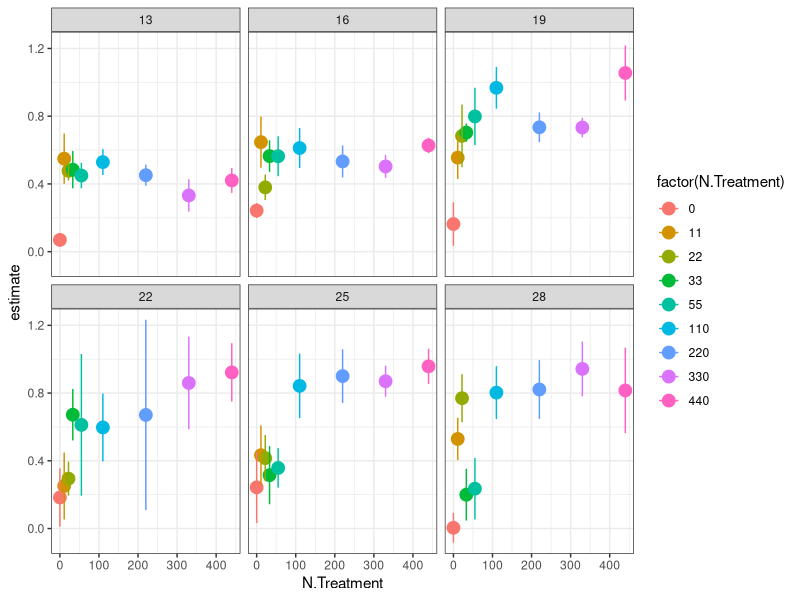

Write R code to recreate this figure. (Note: this script raises an error after producing the figure.)
library(tidyverse)
library(broom)
library(minpack.lm)
library(purrr)
library(stringr)

TT <- read_csv("data/monod_data/TT_15_08_24.csv")

#take raw data, add actual N concentrations
TTN<- TT %>% 	
  filter(N.Treatment!=5 | Temperature!=28 | MINUTE!=22) %>% 
  mutate(day = Hours.since.Innoc/24) %>% 
  mutate(N.Treatment = str_replace(N.Treatment, "1", "11")) %>%
  mutate(N.Treatment = str_replace(N.Treatment, "2", "22")) %>% 
  mutate(N.Treatment = str_replace(N.Treatment, "3", "33")) %>%
  mutate(N.Treatment = str_replace(N.Treatment, "4", "55")) %>%
  mutate(N.Treatment = str_replace(N.Treatment, "5", "110")) %>%
  mutate(N.Treatment = str_replace(N.Treatment, "6", "220")) %>%
  mutate(N.Treatment = str_replace(N.Treatment, "7", "330")) %>%
  mutate(N.Treatment = str_replace(N.Treatment, "8", "440")) %>%  
  mutate(N.Treatment = str_replace(N.Treatment, "1105", "55")) %>% 
  mutate(N.Treatment = as.numeric(N.Treatment))

#filter out data where K seems to have been reached beyond the variability expected by noise (quite arbitrary)
TTfiltered<- TT %>% 
	mutate(day = Hours.since.Innoc/24) %>% 
  filter(N.Treatment!=5 | Temperature!=28 | MINUTE!=22) %>% 
	filter( Temperature == 13 & N.Treatment == 8 |
	          Temperature == 13 & N.Treatment == 7 |
	          Temperature == 13 & N.Treatment == 6 | 
	          Temperature == 13 & N.Treatment == 5 |
	          Temperature == 13 & N.Treatment == 4 |
	          Temperature == 13 & N.Treatment == 3 |
	          Temperature == 13 & N.Treatment == 2 |
	          Temperature == 13 & N.Treatment == 1 & day<6 |
	          Temperature == 13 & N.Treatment == 0 & day>0.5|
	        Temperature == 16 & N.Treatment == 8 |
				 	Temperature == 16 & N.Treatment == 7 |
				 	Temperature == 16 & N.Treatment == 6 | 
				 	Temperature == 16 & N.Treatment == 5 & day<6.5 |
				 	Temperature == 16 & N.Treatment == 4 & day<6 |
				 	Temperature == 16 & N.Treatment == 3 |
				 	Temperature == 16 & N.Treatment == 2 |
				 	Temperature == 16 & N.Treatment == 1 & day<6 |
				 	Temperature == 16 & N.Treatment == 0 |
						Temperature == 19 & N.Treatment == 8  |
						Temperature == 19 & N.Treatment == 7  |
						Temperature == 19 & N.Treatment == 6 | 
						Temperature == 19 & N.Treatment == 5 |
						Temperature == 19 & N.Treatment == 4 |
						Temperature == 19 & N.Treatment == 3 |
						Temperature == 19 & N.Treatment == 2 |
						Temperature == 19 & N.Treatment == 1 |
						Temperature == 19 & N.Treatment == 0 & day>0.5|
					Temperature == 22 & N.Treatment == 8 | 
					Temperature == 22 & N.Treatment == 7 |
					Temperature == 22 & N.Treatment == 6 & day<4.5| 
					Temperature == 22 & N.Treatment == 5 & day<4.5|
					Temperature == 22 & N.Treatment == 4 & day<4.5|
					Temperature == 22 & N.Treatment == 3 & day<4.5|
					Temperature == 22 & N.Treatment == 2 |
					Temperature == 22 & N.Treatment == 1 |
					Temperature == 22 & N.Treatment == 0 | 		
						  Temperature == 25 & N.Treatment == 8 |
						  Temperature == 25 & N.Treatment == 7 |
						  Temperature == 25 & N.Treatment == 6 & day<4.5| 
						  Temperature == 25 & N.Treatment == 5 & day<4.5|
						  Temperature == 25 & N.Treatment == 4 & day<4.5 |
						  Temperature == 25 & N.Treatment == 3 & day<4.5 |
						  Temperature == 25 & N.Treatment == 2 |
						  Temperature == 25 & N.Treatment == 1 |
						  Temperature == 25 & N.Treatment == 0 | 		
								Temperature == 28 & N.Treatment == 8 |
								Temperature == 28 & N.Treatment == 7 |
								Temperature == 28 & N.Treatment == 6 | 
								Temperature == 28 & N.Treatment == 5 |
								Temperature == 28 & N.Treatment == 4 & day<4.5 |
								Temperature == 28 & N.Treatment == 3 & day<4.5 |
								Temperature == 28 & N.Treatment == 2 |
								Temperature == 28 & N.Treatment == 1 |
								Temperature == 28 & N.Treatment == 0 ) 


#take filtered data, add actual N concentrations, plot monod curves
TTfilteredN<- TTfiltered %>% 	
	mutate(N.Treatment = str_replace(N.Treatment, "1", "11")) %>%
	mutate(N.Treatment = str_replace(N.Treatment, "2", "22")) %>% 
	mutate(N.Treatment = str_replace(N.Treatment, "3", "33")) %>%
	mutate(N.Treatment = str_replace(N.Treatment, "4", "55")) %>%
	mutate(N.Treatment = str_replace(N.Treatment, "5", "110")) %>%
	mutate(N.Treatment = str_replace(N.Treatment, "6", "220")) %>%
	mutate(N.Treatment = str_replace(N.Treatment, "7", "330")) %>%
	mutate(N.Treatment = str_replace(N.Treatment, "8", "440")) %>%  
	mutate(N.Treatment = str_replace(N.Treatment, "1105", "55")) %>% 
	mutate(N.Treatment = as.numeric(N.Treatment))

#plot filtered data - linear model fits

#plot monod curves with error
linear_r<-TTfilteredN %>% 
  mutate(Particles.per.ml = log(Particles.per.ml+100)) %>% 
  filter(day>0.5) %>% 
  group_by(N.Treatment, Temperature) %>% 
  do(tidy(lm(Particles.per.ml ~ day, data=.))) 
linear_r %>% 
  filter(term=="day") %>% 
  ggplot(aes(x = N.Treatment, y = estimate, color = factor(N.Treatment))) + geom_point(size = 4) +
  theme_bw() + facet_wrap( ~ Temperature) + 
  geom_errorbar(aes(ymin=estimate-std.error, ymax=estimate+std.error), width=.2)

write_csv(linear_r, "data-processed/TT_r_lm.csv")
ggsave("figures/TT_monod_curves.png")

#plot linear fit over raw data
TTlinear_r_aug<- TTfilteredN %>% 
  mutate(Particles.per.ml = log(Particles.per.ml+1)) %>% 
  #filter(day>1.5) %>% 
  group_by(N.Treatment, Temperature) %>% 
  do(augment(lm(Particles.per.ml ~ day, data=.))) 

TTN %>% 
  mutate(Particles.per.ml = log(Particles.per.ml+1)) %>% 
  filter(N.Treatment==55) %>% 
  ggplot(data = ., aes(x = day, y = Particles.per.ml, color = factor(N.Treatment))) + 
  geom_point() +
  facet_wrap( ~ Temperature, scales = "free") + geom_line() + 
  geom_line(data=subset(TTlinear_r_aug, TTlinear_r_aug$N.Treatment==55), aes(x=day, y=.fitted, colour=factor(N.Treatment)))
  #geom_line(data=linear_r_aug, aes(x=day, y=.fitted, colour=factor(N.Treatment)))

TTN %>% 
  mutate(Particles.per.ml = log(Particles.per.ml+1)) %>% 
  filter(Temperature==28) %>% 
  ggplot(data = ., aes(x = DAY, y = Particles.per.ml, color = factor(N.Treatment))) + 
  geom_point() +
  facet_wrap( ~ N.Treatment) + geom_line() + 
  geom_line(data=subset(TTlinear_r_aug, TTlinear_r_aug$Temperature==28), aes(x=day, y=.fitted, colour=factor(N.Treatment)))
#geom_line(data=linear_r_aug, aes(x=day, y=.fitted, colour=factor(N.Treatment)))

ggsave("figures/TT_linear_R_fits.png")


#fitting monod curve -------
TT_r_lm<-read_csv("data-processed/TT_r_lm.csv") #read in the data

TT_ks_umax<-TT_r_lm %>%
  filter(N.Treatment!=0) %>%
  filter(term=="day") %>% 
  #filter(Temperature==22) %>% 
  group_by(Temperature) %>% 
  mutate(r_estimate=estimate) %>% 
  do(tidy(nls(r_estimate ~ umax* (N.Treatment / (ks+ N.Treatment)),
              data= .,  start=list(ks = 1, umax = 1), algorithm="port", lower=list(c=0, d=0),
              control = nls.control(maxiter=500, minFactor=1/204800000))))
write_csv(TT_ks_umax, "data-processed/TT_ks_umax.csv")


TT_ks_umax_fitted<-TT_r_lm %>%
  filter(N.Treatment!=0) %>%
  filter(term=="day") %>% 
  group_by(Temperature) %>% 
  mutate(r_estimate=estimate) %>% 
  do(augment(nls(r_estimate ~ umax* (N.Treatment / (ks+ N.Treatment)),
                 data= .,  start=list(ks = 1, umax = 1), algorithm="port", lower=list(c=0, d=0),
                 control = nls.control(maxiter=100, minFactor=1/204800000))))

#plot monod curves with fitted line
linear_r %>% 
  filter(term=="day") %>% 
  filter(N.Treatment!=0) %>%
  ggplot(aes(x = N.Treatment, y = estimate, color = factor(N.Treatment))) + geom_point(size = 4) +
  theme_bw() + facet_wrap( ~ Temperature) + 
  geom_errorbar(aes(ymin=estimate-std.error, ymax=estimate+std.error), width=.2) + 
  geom_line(data=TT_ks_umax_fitted, aes(x=N.Treatment, y=.fitted), color=1) 
ggsave("figures/TT_monod_fitted.png")

#stat_function(fun = function(x) test$umax[3]*(x / (test$ks[3]+ x)))
#joey please help me draw line from a dataframe that parse out over plots by temperature

TT_ks_umax %>%
  filter(term=="umax") %>%
  ggplot(aes(x = Temperature, y = estimate)) + geom_point(size = 2) +
  geom_errorbar(aes(ymin=estimate-std.error, ymax=estimate+std.error), width=.2)

TT_ks_umax %>%
  filter(term=="ks") %>%
  ggplot(aes(x = Temperature, y = estimate)) + geom_point(size = 4) +
  geom_errorbar(aes(ymin=estimate-std.error, ymax=estimate+std.error), width=.2)


# plot R-star ------------
#R* = mKs / umax - m
#
#set m at 0.1
TT_umax<- TT_ks_umax %>%
  filter(term=="umax") 
TT_ks<- TT_ks_umax %>%
  filter(term=="ks") 
m<-rep(0.1, 6)
TT_umax$rstar<-m * TT_ks$estimate / (TT_umax$estimate - m)
TT_umax %>%
  ggplot(aes(x = Temperature, y = rstar)) + geom_point(size = 4) 

#next redo this by pulling 1000 iterations from umax and k estimates with norm dist with se
#write a function to draw random numbers with a boundary of 0:
rtnorm <- function(n, mean, sd, a = -Inf, b = Inf){
  qnorm(runif(n, pnorm(a, mean, sd), pnorm(b, mean, sd)), mean, sd)
}

TT_rstar_norm_summ<-data.frame(median=1:6, lci=1:6, uci=1:6, Temperature=TT_ks$Temperature)
for(i in 1:length(TT_umax$estimate)){
rstar_norm<-(rtnorm(n=100, mean=TT_ks$estimate[i], sd=TT_ks$std.error[i], a=0, b=Inf)*m)/
               (rnorm(100, mean=TT_umax$estimate[i], sd=TT_umax$std.error[i])-m)
TT_rstar_norm_summ[i,c(1:3)]<-quantile(rstar_norm, c(0.5, 0.05, 0.95))
}
write_csv(TT_rstar_norm_summ, "data-processed/TT_rstar.csv")


#
#
#
#
# previous coding working in non-logged data, fitting exponential curve

TTfilteredN %>% 
	group_by(Temperature, N.Treatment) %>% 
	do(tidy(nls(Particles.per.ml ~ 75 * (1+a)^(day),
							data= .,  start=list(a=0.01),
							control = nls.control(maxiter=100, minFactor=1/204800000)))) %>% 
	ungroup() %>% 
	ggplot(aes(x = N.Treatment, y = estimate, color = factor(N.Treatment))) + geom_point(size = 4) +
	geom_line() + theme_bw() + facet_wrap( ~ Temperature)
ggsave("figures/TT_monod_curves.png")

TT_r <- TTfilteredN %>% 
	group_by(Temperature, N.Treatment) %>% 
	do(tidy(nls(Particles.per.ml ~ 75 * (1+a)^(day),
							data= .,  start=list(a=0.01),
							control = nls.control(maxiter=100, minFactor=1/204800000)))) 

write_csv(TT_r, "data-processed/fitted_r_TT_from_2015.csv")


TTfilteredN %>% 
	group_by(Temperature, N.Treatment) %>% 
	do(tidy(nls(Particles.per.ml ~ 75 * (1+a)^(day),
							data= .,  start=list(a=0.01),
							control = nls.control(maxiter=100, minFactor=1/204800000)))) %>% 
	ggplot(aes(x = Temperature, y = estimate, color = factor(Temperature))) + geom_point(size = 4) +
	geom_line() + theme_bw() + facet_wrap( ~ N.Treatment)
ggsave("figures/TT_TPC_by_nitrate_curves.png")

#set up the bootstrapping
for (j in c(13, 16, 19, 22, 25, 28)){
  for (k in c(0, 11, 22, 33, 55, 110, 220, 440)){
    test<-subset(TTfilteredN, TTfilteredN$Temperature==j & TTfilteredN$N.Treatment==k)
    boot_r<-1:100
    for(i in 1:100){
      mod<-sample_n(test, length(test$day)-1) %>%
        do(tidy(nls(Particles.per.ml ~ 75 * (1+a)^(day),
                    data= .,  start=list(a=0.01),
                    control = nls.control(maxiter=100, minFactor=1/204800000))))
      boot_r[i]<-mod$estimate
      name<-data.frame(a=boot_r, Temperature=test$Temperature[1], N.Treatment=test$N.Treatment[1], run=1:100)
      assign(paste("TTboot_r_unique", test$Temperature[1], test$N.Treatment[1], sep ="_"), name)
    }
  }
}

# bind all of the objects that start with boot_r_unique_!
TT_unique_boots<-do.call("rbind", mget(ls(pattern="TTboot_r_unique")))
dim(TT_unique_boots)

#plot the bootstrapped data - monod
TT_unique_boots %>% 
  group_by(Temperature, N.Treatment) %>% 
  ggplot(aes(x = N.Treatment, y = a, color = factor(N.Treatment))) + geom_point(size = 2) +
  geom_line() + theme_bw() + facet_wrap( ~ Temperature) + 
  stat_summary(mapping = aes(x = N.Treatment, y = a),
    fun.ymin = function(z) { quantile(z,0.05) },
    fun.ymax = function(z) { quantile(z,0.95) },
    fun.y = median, pch=1, size = 0.5, colour="black")
ggsave("figures/TT_monod_bootstrap.png")

#fit monod curve to each bootstrap
TT_ks_umax_boot<-TT_unique_boots %>%
  filter(N.Treatment!=0) %>%
  group_by(Temperature, run) %>% 
  mutate(r_estimate=a) %>% 
  do(tidy(nls(r_estimate ~ umax* (N.Treatment / (ks+ N.Treatment)),
              data= .,  start=list(ks = 1, umax = 1), algorithm="port", lower=list(c=0, d=0),
              control = nls.control(maxiter=500, minFactor=1/204800000))))
write_csv(TT_ks_umax_boot, "data-processed/TT_ks_umax_boot.csv")


#plot monod curves with fitted line
TT_ks_umax_fitted<-TT_unique_boots %>%
  filter(N.Treatment!=0) %>%
  group_by(Temperature, run) %>% 
  mutate(r_estimate=a) %>% 
  do(augment(nls(r_estimate ~ umax* (N.Treatment / (ks+ N.Treatment)),
                 data= .,  start=list(ks = 1, umax = 1), algorithm="port", lower=list(c=0, d=0),
                 control = nls.control(maxiter=100, minFactor=1/204800000))))

TT_unique_boots %>% 
  group_by(Temperature) %>% 
  ggplot(aes(x = N.Treatment, y = a, color = factor(N.Treatment))) + geom_point(size = 2) +
  theme_bw() + facet_wrap( ~ Temperature) + 
  geom_line(data=TT_ks_umax_fitted, aes(x=N.Treatment, y=.fitted, color=as.factor(run))) 
ggsave("figures/TT_monod_fitted_bootstrapped.png")

#Joey - can you help make this nice?

#get range of ks and umax for each temp
TT_summ_ks_umax<-TT_ks_umax_boot %>%
  #filter(term=="ks") %>% 
  group_by(Temperature, term) %>% 
  summarize(., mn=median(estimate), uci=quantile(estimate, 0.95), lci=quantile(estimate, 0.05))

TT_summ_ks_umax %>%
  ggplot(aes(x = Temperature, y = mn)) + geom_point(size = 2) +
  facet_wrap( ~ term, scales = "free") +
  geom_errorbar(aes(ymin=lci, ymax=uci), width=.2)
ggsave("figures/TT_ks_umax_boot.png")
